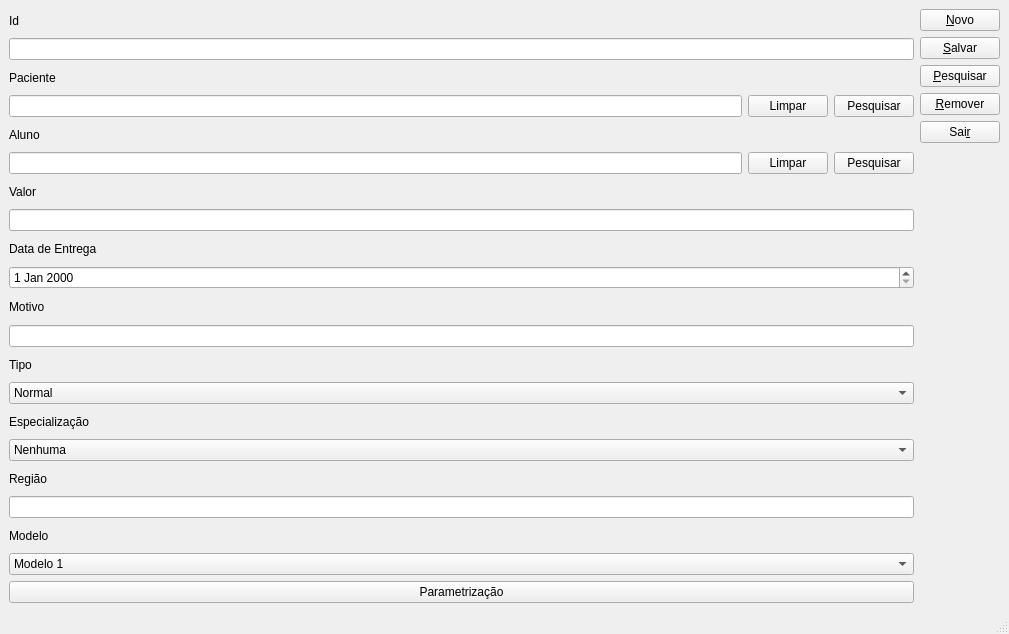
<?xml version="1.0" encoding="UTF-8"?>
<ui version="4.0">
 <class>CadPanoramica</class>
 <widget class="QMainWindow" name="CadPanoramica">
  <property name="windowModality">
   <enum>Qt::WindowModal</enum>
  </property>
  <property name="geometry">
   <rect>
    <x>0</x>
    <y>0</y>
    <width>1009</width>
    <height>634</height>
   </rect>
  </property>
  <property name="windowTitle">
   <string>Panoramicas</string>
  </property>
  <widget class="QWidget" name="centralwidget">
   <layout class="QHBoxLayout" name="horizontalLayout_2">
    <item>
     <layout class="QVBoxLayout" name="verticalLayout">
      <item>
       <widget class="QLabel" name="label">
        <property name="text">
         <string>Id</string>
        </property>
       </widget>
      </item>
      <item>
       <widget class="QLineEdit" name="edtId"/>
      </item>
      <item>
       <widget class="QLabel" name="label_2">
        <property name="text">
         <string>Paciente</string>
        </property>
       </widget>
      </item>
      <item>
       <layout class="QHBoxLayout" name="horizontalLayout">
        <item>
         <widget class="QLineEdit" name="edtPaciente"/>
        </item>
        <item>
         <widget class="QPushButton" name="btnLimparPaciente">
          <property name="text">
           <string>Limpar</string>
          </property>
         </widget>
        </item>
        <item>
         <widget class="QPushButton" name="btnPesqPaciente">
          <property name="text">
           <string>Pesquisar</string>
          </property>
         </widget>
        </item>
       </layout>
      </item>
      <item>
       <widget class="QLabel" name="label_3">
        <property name="text">
         <string>Aluno</string>
        </property>
       </widget>
      </item>
      <item>
       <layout class="QHBoxLayout" name="horizontalLayout_3">
        <item>
         <widget class="QLineEdit" name="edtAluno"/>
        </item>
        <item>
         <widget class="QPushButton" name="btnLimparAluno">
          <property name="text">
           <string>Limpar</string>
          </property>
         </widget>
        </item>
        <item>
         <widget class="QPushButton" name="btnPesqAluno">
          <property name="text">
           <string>Pesquisar</string>
          </property>
         </widget>
        </item>
       </layout>
      </item>
      <item>
       <widget class="QLabel" name="label_4">
        <property name="text">
         <string>Valor</string>
        </property>
       </widget>
      </item>
      <item>
       <widget class="QLineEdit" name="edtValor"/>
      </item>
      <item>
       <widget class="QLabel" name="label_5">
        <property name="text">
         <string>Data de Entrega</string>
        </property>
       </widget>
      </item>
      <item>
       <widget class="QDateEdit" name="edtEntrega"/>
      </item>
      <item>
       <widget class="QLabel" name="label_6">
        <property name="text">
         <string>Motivo</string>
        </property>
       </widget>
      </item>
      <item>
       <widget class="QLineEdit" name="edtMotivo"/>
      </item>
      <item>
       <widget class="QLabel" name="label_7">
        <property name="text">
         <string>Tipo</string>
        </property>
       </widget>
      </item>
      <item>
       <widget class="QComboBox" name="cboTipo">
        <item>
         <property name="text">
          <string>Normal</string>
         </property>
        </item>
        <item>
         <property name="text">
          <string>Infantil</string>
         </property>
        </item>
        <item>
         <property name="text">
          <string>Implantes</string>
         </property>
        </item>
        <item>
         <property name="text">
          <string>Telerradiografia Lateral</string>
         </property>
        </item>
        <item>
         <property name="text">
          <string>Telerradiografia Frontal</string>
         </property>
        </item>
        <item>
         <property name="text">
          <string>Radiografia Carpal</string>
         </property>
        </item>
        <item>
         <property name="text">
          <string>Radiografia Atm Planigrafia</string>
         </property>
        </item>
        <item>
         <property name="text">
          <string>Radiografia Seios Maxilares</string>
         </property>
        </item>
       </widget>
      </item>
      <item>
       <widget class="QLabel" name="label_8">
        <property name="text">
         <string>Especialização</string>
        </property>
       </widget>
      </item>
      <item>
       <widget class="QComboBox" name="cboEspecializacao">
        <item>
         <property name="text">
          <string>Nenhuma</string>
         </property>
        </item>
        <item>
         <property name="text">
          <string>Topo</string>
         </property>
        </item>
        <item>
         <property name="text">
          <string>Oclusao</string>
         </property>
        </item>
        <item>
         <property name="text">
          <string>Idade Ossea</string>
         </property>
        </item>
       </widget>
      </item>
      <item>
       <widget class="QLabel" name="label_9">
        <property name="text">
         <string>Região</string>
        </property>
       </widget>
      </item>
      <item>
       <widget class="QLineEdit" name="lineEdit"/>
      </item>
      <item>
       <widget class="QLabel" name="label_10">
        <property name="text">
         <string>Modelo</string>
        </property>
       </widget>
      </item>
      <item>
       <widget class="QComboBox" name="cboModelo">
        <item>
         <property name="text">
          <string>Modelo 1</string>
         </property>
        </item>
        <item>
         <property name="text">
          <string>Modelo 2</string>
         </property>
        </item>
        <item>
         <property name="text">
          <string>Modelo 3</string>
         </property>
        </item>
        <item>
         <property name="text">
          <string>Modelo 4</string>
         </property>
        </item>
        <item>
         <property name="text">
          <string>Modelo 5</string>
         </property>
        </item>
        <item>
         <property name="text">
          <string>Modelo 6</string>
         </property>
        </item>
        <item>
         <property name="text">
          <string>Modelo 7</string>
         </property>
        </item>
        <item>
         <property name="text">
          <string>Modelo 8</string>
         </property>
        </item>
        <item>
         <property name="text">
          <string>Modelo 9</string>
         </property>
        </item>
       </widget>
      </item>
      <item>
       <widget class="QPushButton" name="btnParametrizacao">
        <property name="text">
         <string>Parametrização</string>
        </property>
       </widget>
      </item>
     </layout>
    </item>
    <item>
     <layout class="QVBoxLayout" name="verticalLayout_2">
      <item>
       <widget class="QPushButton" name="btnNovo">
        <property name="text">
         <string>&amp;Novo</string>
        </property>
       </widget>
      </item>
      <item>
       <widget class="QPushButton" name="btnSalvar">
        <property name="text">
         <string>&amp;Salvar</string>
        </property>
       </widget>
      </item>
      <item>
       <widget class="QPushButton" name="btnPesquisar">
        <property name="text">
         <string>&amp;Pesquisar</string>
        </property>
       </widget>
      </item>
      <item>
       <widget class="QPushButton" name="btnRemover">
        <property name="text">
         <string>&amp;Remover</string>
        </property>
       </widget>
      </item>
      <item>
       <widget class="QPushButton" name="btnSair">
        <property name="text">
         <string>Sai&amp;r</string>
        </property>
       </widget>
      </item>
      <item>
       <spacer name="verticalSpacer">
        <property name="orientation">
         <enum>Qt::Vertical</enum>
        </property>
        <property name="sizeHint" stdset="0">
         <size>
          <width>20</width>
          <height>40</height>
         </size>
        </property>
       </spacer>
      </item>
     </layout>
    </item>
   </layout>
  </widget>
  <widget class="QMenuBar" name="menubar">
   <property name="geometry">
    <rect>
     <x>0</x>
     <y>0</y>
     <width>1009</width>
     <height>22</height>
    </rect>
   </property>
  </widget>
  <widget class="QStatusBar" name="statusbar"/>
 </widget>
 <resources/>
 <connections/>
</ui>
